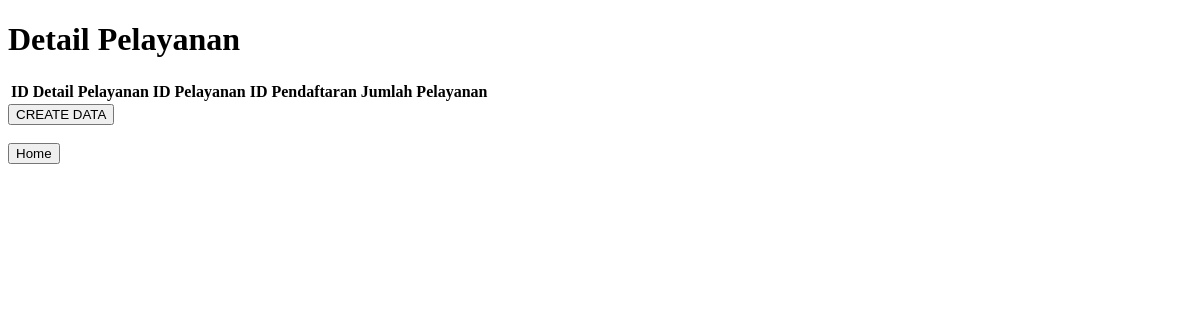
/detailpelayanan, run on an earlier commit of the app's database.
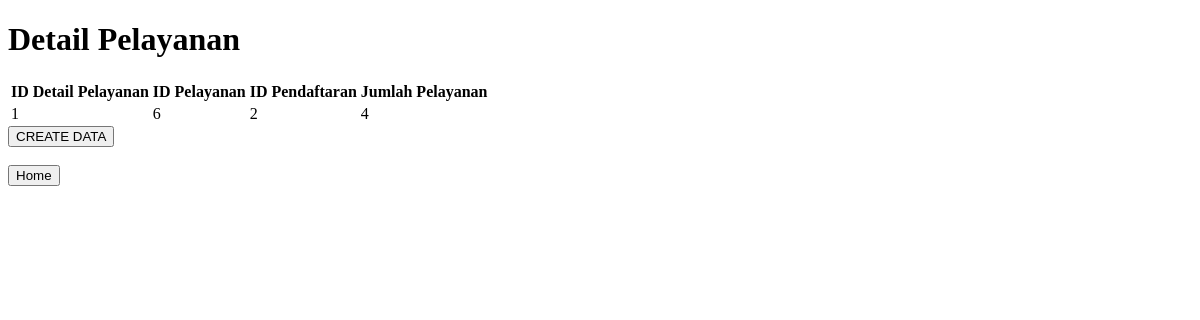
And on a later commit of the database.
### app/models.py (models this page shows, shortened)
class detailpelayanan(models.Model):
    iddetailpelayanan = models.AutoField(primary_key=True)
    idpendaftaran = models.ForeignKey(pendaftaran,on_delete=models.CASCADE)
    idpelayanan = models.ForeignKey(pelayanan,on_delete=models.CASCADE)
    jumlahjenispelayanan = models.IntegerField()

class pelayanan(models.Model):
    idpelayanan = models.AutoField(primary_key=True)
    jenispelayanan = models.CharField(max_length=50)
    hargapelayanan = models.IntegerField()
    def __str__(self):
        return str(self.idpelayanan)

class pendaftaran(models.Model):
    idpendaftaran = models.AutoField(primary_key=True)
    iddokter = models.ForeignKey(dokter,on_delete=models.CASCADE)
    idpasien = models.ForeignKey(pasien,on_delete=models.CASCADE)
    tanggalpendaftaran = models.DateField()
    def __str__(self):
        return str(self.idpendaftaran)

### app/views.py (the view)
# urls.py: path('detailpelayanan', views.detailpelayanan, name='detailpelayanan'),
def detailpelayanan(request):
    alldetailpelayananobj = models.detailpelayanan.objects.all()
    allpelayananobj = models.pelayanan.objects.all()
    allpendaftaranobj = models.pendaftaran.objects.all()
    return render(request, 'detailpelayanan.html',{
        'alldetailpelayananobj' : alldetailpelayananobj,
        'allpelayananobj' : allpelayananobj,
        'allpendaftaranobj' : allpendaftaranobj,
    })

### app/templates/detailpelayanan.html (shortened to what this page needs)
<!DOCTYPE html>
<html lang="en">
<head>
</head>
<body>
    <h1>Detail Pelayanan</h1>
    <table>
        <tr>
            <th>ID Detail Pelayanan</th>
            <th>ID Pelayanan</th>
            <th>ID Pendaftaran</th>
            <th>Jumlah Pelayanan</th>
        </tr>
        {% for item in alldetailpelayananobj%}
        <tr>
            <td>{{ item.iddetailpelayanan }}</item></td>
            <td>{{ item.idpelayanan }}</item></td>
            <td>{{ item.idpendaftaran }}</item></td>
            <td>{{ item.jumlahjenispelayanan }}</td>
        </tr>
        {% endfor %}
    </table>
    <a href="{% url 'createdatadetailpelayanan' %}">
        <button>
            CREATE DATA
        </button>
    </a>
    <br>
    <br>
    <a href="{% url 'home' %}">
        <button>
            Home
        </button>
    </a>
</body>
</html>

What changed in the data, as far as the page shows it:
added detailpelayanan: iddetailpelayanan "1", idpelayanan "6", idpendaftaran "2", jumlahjenispelayanan "4"
